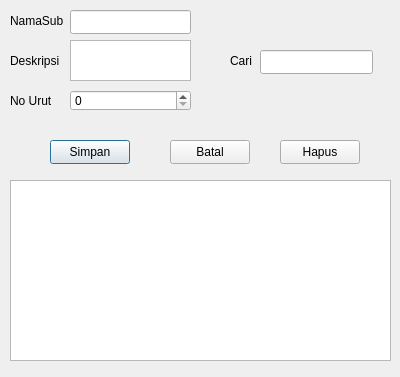
<?xml version="1.0" encoding="UTF-8"?>
<ui version="4.0">
 <class>Sub_Tema</class>
 <widget class="QDialog" name="Sub_Tema">
  <property name="geometry">
   <rect>
    <x>0</x>
    <y>0</y>
    <width>400</width>
    <height>377</height>
   </rect>
  </property>
  <property name="windowTitle">
   <string>FormSubTema</string>
  </property>
  <widget class="QLineEdit" name="inputNamaSub">
   <property name="geometry">
    <rect>
     <x>70</x>
     <y>10</y>
     <width>121</width>
     <height>24</height>
    </rect>
   </property>
  </widget>
  <widget class="QTextEdit" name="inputDeskripsi">
   <property name="geometry">
    <rect>
     <x>70</x>
     <y>40</y>
     <width>121</width>
     <height>41</height>
    </rect>
   </property>
  </widget>
  <widget class="QSpinBox" name="spinUrutan">
   <property name="geometry">
    <rect>
     <x>70</x>
     <y>90</y>
     <width>121</width>
     <height>21</height>
    </rect>
   </property>
  </widget>
  <widget class="QLineEdit" name="inputCari">
   <property name="geometry">
    <rect>
     <x>260</x>
     <y>50</y>
     <width>113</width>
     <height>24</height>
    </rect>
   </property>
  </widget>
  <widget class="QPushButton" name="btnSimpan">
   <property name="geometry">
    <rect>
     <x>50</x>
     <y>140</y>
     <width>80</width>
     <height>24</height>
    </rect>
   </property>
   <property name="text">
    <string>Simpan</string>
   </property>
  </widget>
  <widget class="QPushButton" name="btnHapus">
   <property name="geometry">
    <rect>
     <x>280</x>
     <y>140</y>
     <width>80</width>
     <height>24</height>
    </rect>
   </property>
   <property name="text">
    <string>Hapus</string>
   </property>
  </widget>
  <widget class="QPushButton" name="btnBatal">
   <property name="geometry">
    <rect>
     <x>170</x>
     <y>140</y>
     <width>80</width>
     <height>24</height>
    </rect>
   </property>
   <property name="text">
    <string>Batal</string>
   </property>
  </widget>
  <widget class="QTableWidget" name="tableWidget">
   <property name="geometry">
    <rect>
     <x>10</x>
     <y>180</y>
     <width>381</width>
     <height>181</height>
    </rect>
   </property>
  </widget>
  <widget class="QLabel" name="label">
   <property name="geometry">
    <rect>
     <x>10</x>
     <y>10</y>
     <width>61</width>
     <height>21</height>
    </rect>
   </property>
   <property name="text">
    <string>NamaSub</string>
   </property>
  </widget>
  <widget class="QLabel" name="label_2">
   <property name="geometry">
    <rect>
     <x>10</x>
     <y>50</y>
     <width>49</width>
     <height>21</height>
    </rect>
   </property>
   <property name="text">
    <string>Deskripsi</string>
   </property>
  </widget>
  <widget class="QLabel" name="label_3">
   <property name="geometry">
    <rect>
     <x>10</x>
     <y>90</y>
     <width>51</width>
     <height>21</height>
    </rect>
   </property>
   <property name="text">
    <string>No Urut</string>
   </property>
  </widget>
  <widget class="QLabel" name="label_4">
   <property name="geometry">
    <rect>
     <x>230</x>
     <y>50</y>
     <width>31</width>
     <height>21</height>
    </rect>
   </property>
   <property name="text">
    <string>Cari</string>
   </property>
  </widget>
 </widget>
 <resources/>
 <connections/>
</ui>
